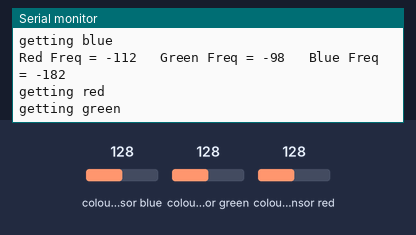
This sketch was run on a simulated ESP32. Parts: the last lines printed to the serial monitor. Wiring (inferred from the names in the program): TCS3200 colour sensor: output GPIO 15; S2 GPIO 2; S3 GPIO 4. The test bench sets the inputs (shaded band); at power-on: colour sensor blue 128, colour sensor green 128, colour sensor red 128.

Above: at 1.2 s.
1.3 s: colour sensor blue set to 5
At 1.46 s:
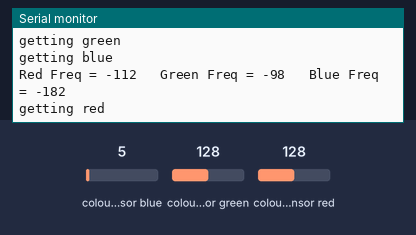
2.8 s: colour sensor green set to 5
At 3.46 s:
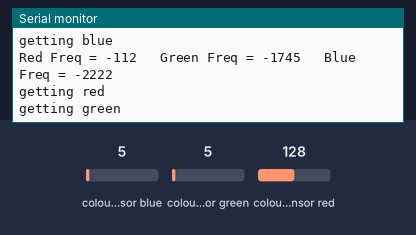
4.3 s: colour sensor red set to 5
At 5.06 s:
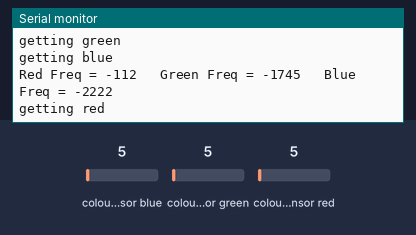

Measured:
- after the input at 2.8 s, the serial monitor: prints a new line after 0.20 s (image 2)

The sketch:

banknote.ino
```cpp
#define S2 2         /*Define S2 Pin Number of ESP32*/
#define S3 4         /*Define S3 Pin Number of ESP32*/
#define sensorOut 15 /*Define Sensor Output Pin Number of ESP32*/

// (min -> max)
// bank type : Red | Green | Blue
// 20 : 204-230 | 215-235 | 207-231
// 50 : 192-230 | 194-235 | 219-243
// 100 : 217-243 | 204-235 | 207-231
// 500 : 204-230 | 204-225 | 207-231
// 1000 : 217-243 | 215-235 | 207-243
/*Define int variables*/
int red20min = 204, red20max = 230, green20min = 215, green20max = 235, blue20min = 207, blue20max = 231;
int red50min = 192, red50max = 230, green50min = 194, green50max = 235, blue50min = 219, blue50max = 243;
int red100min = 217, red100max = 243, green100min = 204, green100max = 225, blue100min = 207, blue100max = 231;
int red500min = 204, red500max = 230, green500min = 204, green500max = 225, blue500min = 207, blue500max = 231;
int red1000min = 217, red1000max = 243, green1000min = 215, green1000max = 235, blue1000min = 207, blue1000max = 243;
int red, green, blue;
int Frequency = 0;

int redMin = 3;
int greenMin = 3;
int blueMin = 3;
int redMax = 28;
int greenMax = 29;
int blueMax = 24;

/*
  check if a duration has lapsed
  In:
    duration (in ms)
  Returns:
    false if duration has not lapsed, else true
 */
boolean wait(unsigned long &since, unsigned long time) {
  // return false if we're still "delaying", true if time ms has passed.
  // this should look a lot like "blink without delay"
  unsigned long currentmillis = millis();
  if (currentmillis - since >= time) {
    since = currentmillis;
    return true;
  }
  return false;
}

int getRed() {
  digitalWrite(S2, LOW);
  digitalWrite(S3, LOW);
  Frequency = pulseIn(sensorOut, LOW); /*Get the Red Color Frequency*/
  //return Frequency;
  return map(Frequency, redMin, redMax, 255, 0);
}
int getGreen() {
  digitalWrite(S2, HIGH);
  digitalWrite(S3, HIGH);
  Frequency = pulseIn(sensorOut, LOW); /*Get the Green Color Frequency*/
  return map(Frequency, greenMin, greenMax, 255, 0);
}
int getBlue() {
  digitalWrite(S2, LOW);
  digitalWrite(S3, HIGH);
  Frequency = pulseIn(sensorOut, LOW); /*Get the Blue Color Frequency*/
  return map(Frequency, blueMin, blueMax, 255, 0);
}

void cal() {
  if (red >= red20min && red <= red20max && green >= green20min && green <= green20max && blue >= blue20min && blue <= blue20max) {
    Serial.println("AHHHHHHHH BANK 20!!!");
    delay(5000);
  }
  if (red >= red50min && red <= red50max && green >= green50min && green <= green50max && blue >= blue50min && blue <= blue50max) {
    Serial.println("AHHHHHHHH BANK 50!!!");
    delay(5000);
  }
  if (red >= red100min && red <= red100max && green >= green100min && green <= green100max && blue >= blue100min && blue <= blue100max) {
    Serial.println("AHHHHHHHH BANK 100!!!");
    delay(5000);
  }
  if (red >= red500min && red <= red500max && green >= green500min && green <= green500max && blue >= blue500min && blue <= blue500max) {
    Serial.println("AHHHHHHHH BANK 500!!!");
    delay(5000);
  }
  if (red >= red1000min && red <= red1000max && green >= green1000min && green <= green1000max && blue >= blue1000min && blue <= blue1000max) {
    Serial.println("AHHHHHHHH BANK 1000!!!");
    delay(5000);
  }

}

void setup() {
  pinMode(S2, OUTPUT); /*Define S2 Pin as a OUTPUT*/
  pinMode(S3, OUTPUT); /*Define S3 Pin as a OUTPUT*/
  pinMode(sensorOut, INPUT);
  Serial.begin(115200); /*Set the baudrate to 115200*/
  Serial.print("Hello World From Shinn! banknote na!");
}

//ticking system to fix coin lag when merge with offsets
long redWait = false;
long greenWait = false;
long blueWait = false;

void loop() {
  //Loop Setter!
  static unsigned long Atime, Btime, Ctime;

  //This loop real loop
  delay(1);
  cal();

  if (wait(Atime,200) && redWait == false) {
    Serial.println("getting red");
    redWait = true;
    red = getRed();
  }

  if (wait(Btime,400) && greenWait == false) {
    Serial.println("getting green");
    greenWait = true;
    green = getGreen();
  }

  if (wait(Ctime,600) && blueWait == false) {
    Serial.println("getting blue");
    blueWait = true;
    blue = getBlue();
  }

  if (redWait == true && greenWait == true && blueWait == true) {
    redWait = false;
    greenWait = false;
    blueWait = false;

    Serial.print("Red Freq = ");
    Serial.print(red); /*Print Red Color Value on Serial Monitor*/
    Serial.print("   ");
    Serial.print("Green Freq = ");
    Serial.print(green); /*Print Green Color Value on Serial Monitor*/
    Serial.print("   ");
    Serial.print("Blue Freq = ");
    Serial.println(blue); /*Print Blue Color Value on Serial Monitor*/
  }
}
```
